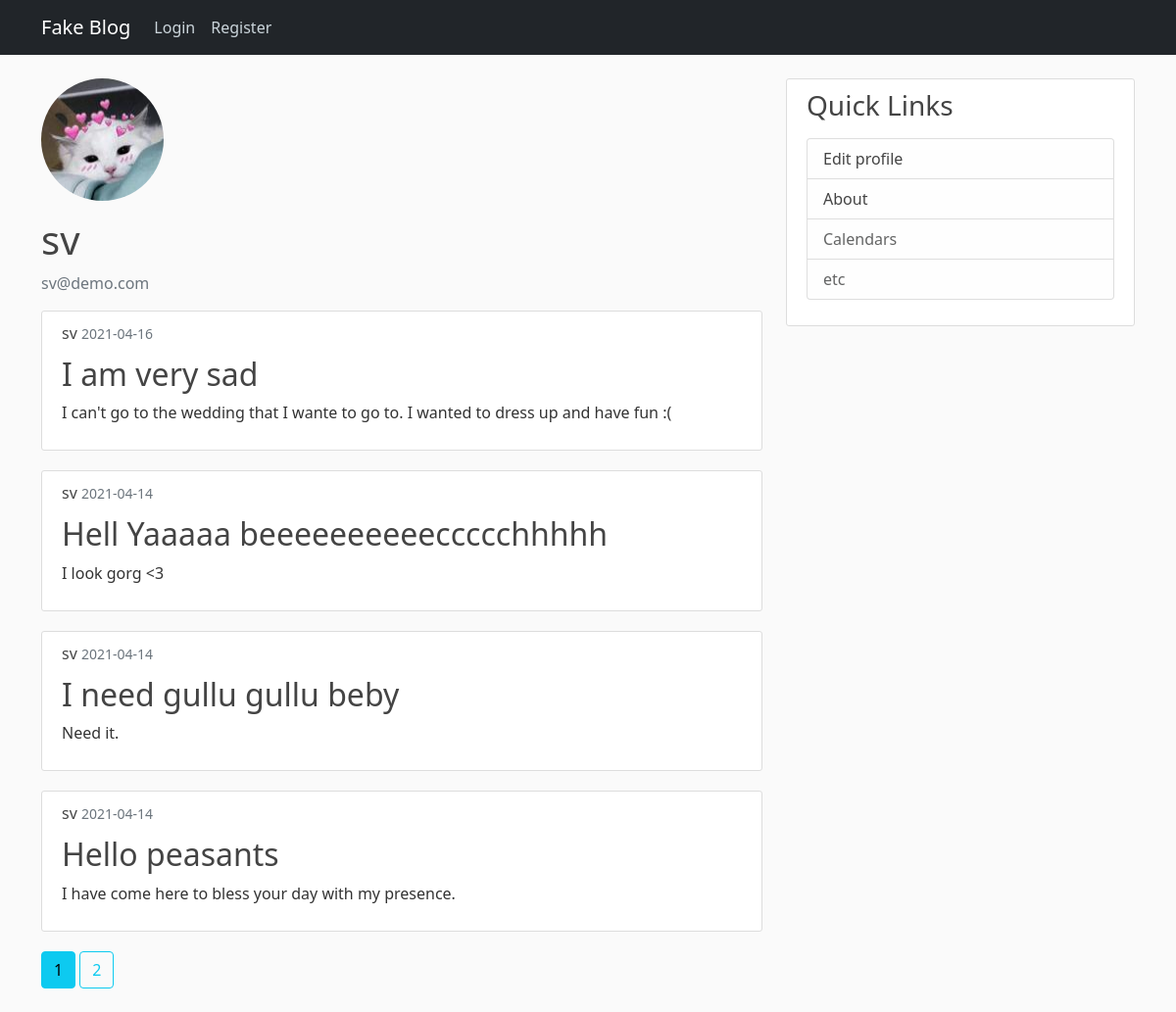
Screenshot of /sv with the database file from the repository.
### flaskblog/models.py (models this page shows, shortened)
class User(db.Model, UserMixin):
    id = db.Column(db.Integer, primary_key=True)
    username = db.Column(db.String(20), unique=True, nullable=False)
    email = db.Column(db.String(100), unique=True, nullable=False)
    image_file = db.Column(db.String(20), nullable=False, default='default.jpg')  # will be hashed to 20 chars
    password = db.Column(db.String(60), nullable=False)  # will be hashed to 60 chars
    posts = db.relationship('Post', backref='author', lazy=True)  # refers to the Post class

class Post(db.Model):
    id = db.Column(db.Integer, primary_key=True)
    title = db.Column(db.String(120), nullable=False)
    date_posted = db.Column(db.DateTime, nullable=False, default=datetime.utcnow)
    content = db.Column(db.Text, nullable=False)
    user_id = db.Column(db.Integer, db.ForeignKey('user.id'), nullable=False)  # refers to the id column in user table. Not class.

### flaskblog/users/routes.py (the view)
@users.route('/<string:username>', methods=["GET", "POST"])
def user_posts(username):
    page = request.args.get('page', 1, type=int)
    user = User.query.filter_by(username=username).first_or_404()
    posts = Post.query.filter_by(author=user).order_by(Post.date_posted.desc()).paginate(page=page, per_page=4)
    return render_template("user_posts.html", posts=posts, user=user, title=user.username)

### flaskblog/templates/user_posts.html
{% extends "layouts.html" %}
    {% block content %}
        <div class="media">
            <img class="rounded-circle account-img" src="{{ url_for('static', filename='profile_pic/' + user.image_file) }}" alt="Profile Picture">
            <div class="media-body">
                <h2 class="account-heading">{{ user.username }}</h2>
                <p class="text-secondary">{{ user.email }}</p>
            </div>
        </div>
        {% for post in posts.items %}
            <article class="content-section">
                <div class="media-body">
                    <div class="article-metadata">
                        <a class="article-metadata" href="{{ url_for('users.user_posts', username=post.author.username) }}">{{ post.author.username }}</a>
                        <small class="text-muted">{{ post.date_posted.strftime("%Y-%m-%d") }}</small>
                    </div>
                    <h2><a class="article-title" href="{{ url_for('posts.post', post_id=post.id) }}">{{ post.title }}</a></h2>
                    <p class="article-content">{{ post.content }}</p>
                </div>
            </article>
        {% endfor %}
        {% for page_num in posts.iter_pages(left_edge=1, right_edge=1, right_current=2, left_current=1) %}
            {% if page_num %}
                {% if posts.page == page_num %}
                    <a class="btn btn-info mb-4" href="{{ url_for('users.user_posts', page=page_num, username=user.username) }}">{{ page_num }}</a>
                {% else %}
                    <a class="btn btn-outline-info mb-4" href="{{ url_for('users.user_posts', page=page_num, username=user.username) }}">{{ page_num }}</a>
                {% endif %}
            {% else %}
                ...
            {% endif %}
        {% endfor %}
    {% endblock content %}

### flaskblog/static/main.css (style rules this page uses)
body { background: #fafafa; color: #333333; margin-top: 5rem; }
h1, h2, h3, h4, h5, h6 { color: #444444; }
.content-section { background: #ffffff; padding: 10px 20px; border: 1px solid #dddddd; border-radius: 3px; margin-bottom: 20px; }
.article-title { color: #444444; text-decoration: none; }
.article-content { white-space: pre-line; }
.article-metadata { color: #444444; padding-bottom: 1px; margin-bottom: 10px; text-decoration: none; }
.account-img { height: 125px; width: 125px; margin-right: 20px; margin-bottom: 16px; }
.account-heading { font-size: 2.5rem; }

### rows the page displays
User: image_file (picture), username "sv", email "sv@demo.com"
Post: author.username "sv", date_posted "2021-04-16", title "I am very sad", content "I can't go to the wedding that I wante to go to. I wanted to dress up and have fun :("
Post: author.username "sv", date_posted "2021-04-14", title "Hell Yaaaaa beeeeeeeeeeccccchhhhh", content "I look gorg <3"
Post: author.username "sv", date_posted "2021-04-14", title "I need gullu gullu beby", content "Need it."
Post: author.username "sv", date_posted "2021-04-14", title "Hello peasants", content "I have come here to bless your day with my presence."

### other values shown
{{ page_num }} "1"
{{ page_num }} "2"
